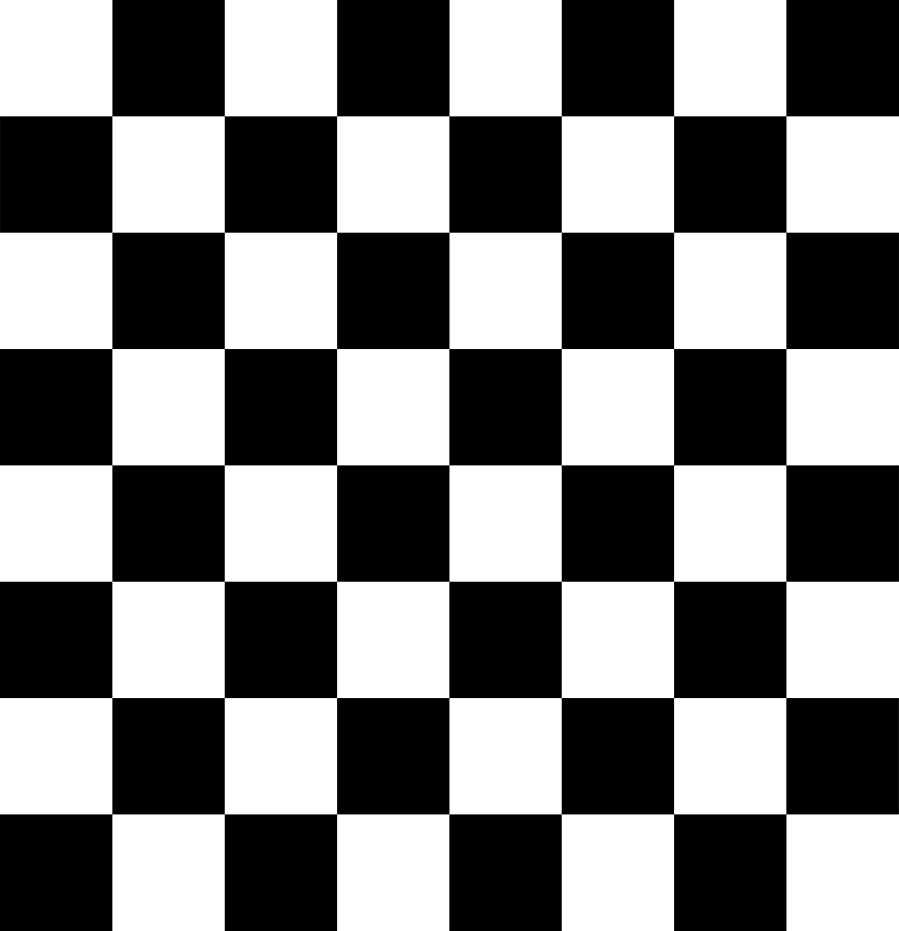
#> input picture chessboard.png, 3595 x 3723 px (shown at 1/4 size)
$ python Bitwiaeoperator.py
#> lines starting #> are read from the running program, lines starting #| are printed output that depends on the picture; after the words box and inside, x2 and y2 are one past the last pixel; in counts of white or black regions, pixels touching at a corner belong together


import cv2
import numpy as np

img1=np.zeros((250,500,3),np.uint8)
img1=cv2.rectangle(img1,(200,0),(300,100),(255,255,255),-1)
img2=cv2.imread('chessboard.png')
#> img2 is the input picture: shape (3723, 3595, 3); min 0, max 255, mean 127.5

img1=cv2.resize(img1,(512,512))
img2=cv2.resize(img2,(512,512))
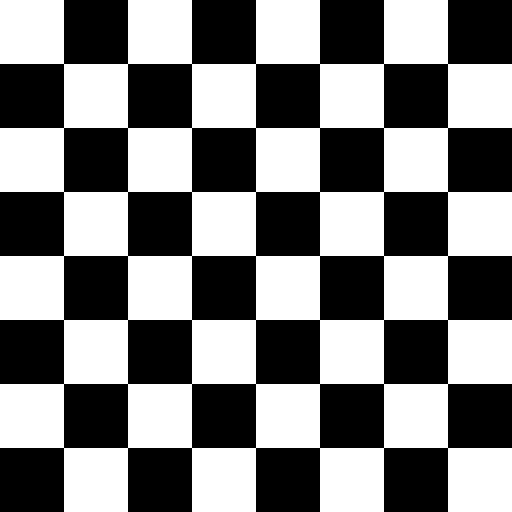
#> img2: shape (512, 512, 3); 50% white; 1 white region, box (x1, y1, x2, y2) and area: (0, 0, 512, 512) 131072

#bitAnd=cv2.bitwise_and(img1,img2)

#bitOr=cv2.bitwise_or(img1,img2)
#bitXOR=cv2.bitwise_xor(img1,img2)

bitNot=cv2.bitwise_not(img1)

cv2.imshow("img1",img1)
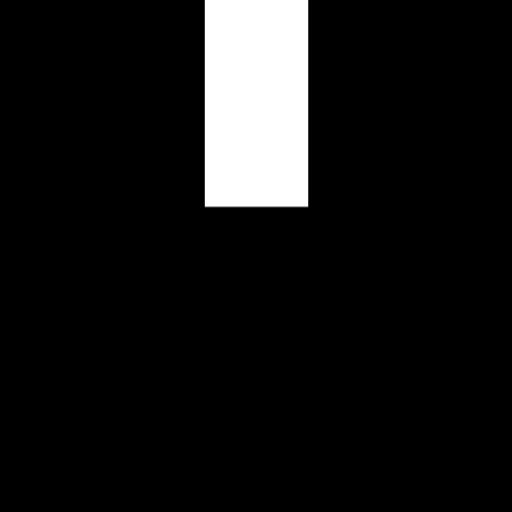
#> window 'img1': shape (512, 512, 3); min 0, max 255, mean 20.8
cv2.imshow("img2",img2)
cv2.imshow("bitand",bitNot)
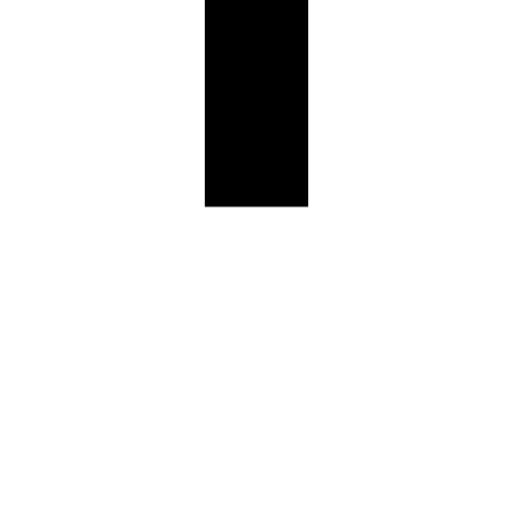
#> window 'bitand': shape (512, 512, 3); min 0, max 255, mean 234.2

cv2.waitKey(0)
cv2.destroyAllWindows()
